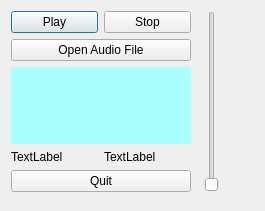
<?xml version="1.0" encoding="UTF-8"?>
<ui version="4.0">
 <class>Dialog</class>
 <widget class="QDialog" name="Dialog">
  <property name="geometry">
   <rect>
    <x>0</x>
    <y>0</y>
    <width>265</width>
    <height>211</height>
   </rect>
  </property>
  <property name="windowTitle">
   <string>Dialog</string>
  </property>
  <property name="autoFillBackground">
   <bool>true</bool>
  </property>
  <property name="styleSheet">
   <string notr="true"/>
  </property>
  <widget class="QSlider" name="InControl__AudioAmplifier__Gain">
   <property name="geometry">
    <rect>
     <x>197</x>
     <y>11</y>
     <width>29</width>
     <height>181</height>
    </rect>
   </property>
   <property name="orientation">
    <enum>Qt::Vertical</enum>
   </property>
  </widget>
  <widget class="Vumeter" name="InPort__Vumeter__Input">
   <property name="geometry">
    <rect>
     <x>232</x>
     <y>11</y>
     <width>18</width>
     <height>181</height>
    </rect>
   </property>
  </widget>
  <widget class="QWidget" name="">
   <property name="geometry">
    <rect>
     <x>11</x>
     <y>11</y>
     <width>180</width>
     <height>181</height>
    </rect>
   </property>
   <layout class="QVBoxLayout" name="verticalLayout">
    <item>
     <layout class="QHBoxLayout" name="horizontalLayout">
      <item>
       <widget class="QPushButton" name="PlayButton">
        <property name="text">
         <string>Play</string>
        </property>
       </widget>
      </item>
      <item>
       <widget class="QPushButton" name="StopButton">
        <property name="text">
         <string>Stop</string>
        </property>
       </widget>
      </item>
     </layout>
    </item>
    <item>
     <widget class="QPushButton" name="AudioFile___MonoAudioFileReader">
      <property name="text">
       <string>Open Audio File</string>
      </property>
     </widget>
    </item>
    <item>
     <widget class="Oscilloscope" name="OutPort__MonoAudioFileReader__Samples___Read">
      <property name="autoFillBackground">
       <bool>true</bool>
      </property>
      <property name="styleSheet">
       <string notr="true">background-color: #aff;</string>
      </property>
      <property name="lineColor">
       <color>
        <red>27</red>
        <green>18</green>
        <blue>97</blue>
       </color>
      </property>
     </widget>
    </item>
    <item>
     <layout class="QHBoxLayout" name="horizontalLayout_2">
      <item>
       <widget class="QLabel" name="PlaybackIndicator">
        <property name="sizePolicy">
         <sizepolicy hsizetype="Preferred" vsizetype="Fixed">
          <horstretch>0</horstretch>
          <verstretch>0</verstretch>
         </sizepolicy>
        </property>
        <property name="text">
         <string>TextLabel</string>
        </property>
       </widget>
      </item>
      <item>
       <widget class="QLabel" name="BackendIndicator">
        <property name="sizePolicy">
         <sizepolicy hsizetype="Preferred" vsizetype="Fixed">
          <horstretch>0</horstretch>
          <verstretch>0</verstretch>
         </sizepolicy>
        </property>
        <property name="text">
         <string>TextLabel</string>
        </property>
       </widget>
      </item>
     </layout>
    </item>
    <item>
     <widget class="QPushButton" name="pushButton_3">
      <property name="text">
       <string>Quit</string>
      </property>
     </widget>
    </item>
   </layout>
  </widget>
  <zorder>PlayButton</zorder>
  <zorder>StopButton</zorder>
  <zorder>pushButton_3</zorder>
  <zorder>BackendIndicator</zorder>
  <zorder>InControl__AudioAmplifier__Gain</zorder>
  <zorder></zorder>
 </widget>
 <customwidgets>
  <customwidget>
   <class>Vumeter</class>
   <extends>QWidget</extends>
   <header>Vumeter.hxx</header>
  </customwidget>
  <customwidget>
   <class>Oscilloscope</class>
   <extends>QWidget</extends>
   <header>Oscilloscope.hxx</header>
  </customwidget>
 </customwidgets>
 <resources/>
 <connections>
  <connection>
   <sender>pushButton_3</sender>
   <signal>clicked()</signal>
   <receiver>Dialog</receiver>
   <slot>accept()</slot>
   <hints>
    <hint type="sourcelabel">
     <x>146</x>
     <y>224</y>
    </hint>
    <hint type="destinationlabel">
     <x>153</x>
     <y>267</y>
    </hint>
   </hints>
  </connection>
 </connections>
</ui>
